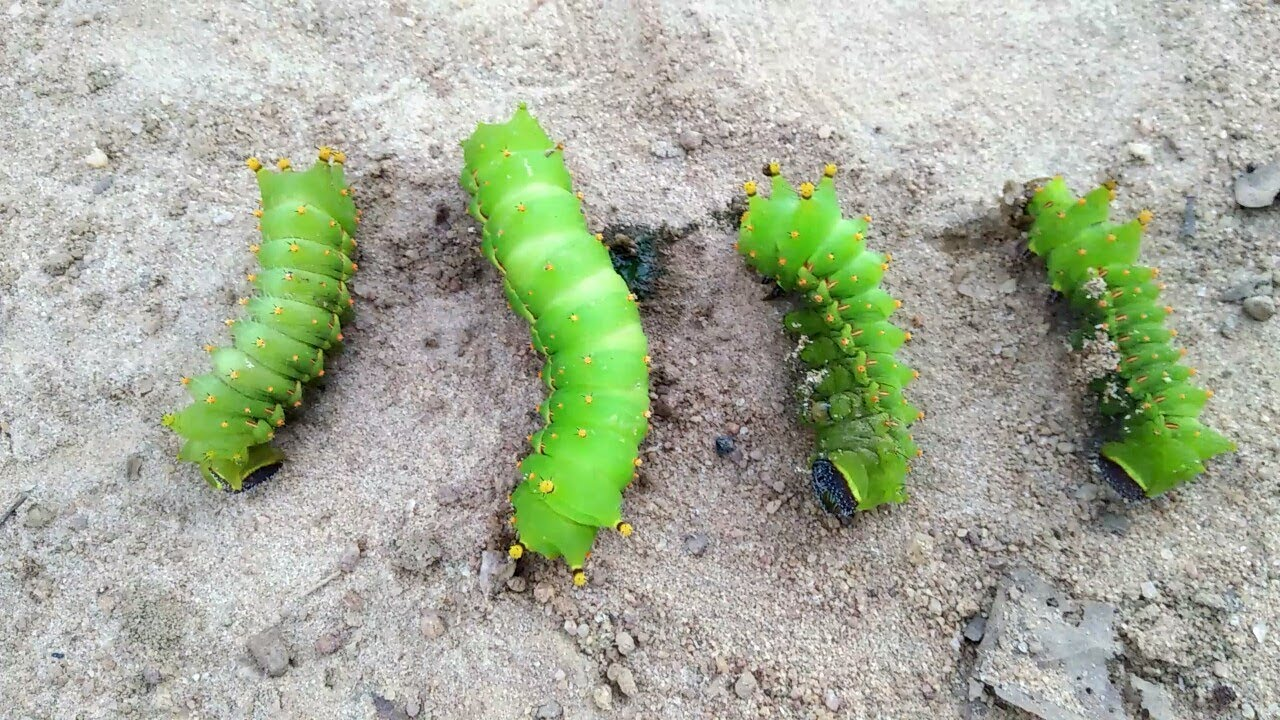
#> input picture img to img/con_sau.jpg, 1280 x 720 px
$ python main.py
#> lines starting #> are read from the running program, lines starting #| are printed output that depends on the picture; after the words box and inside, x2 and y2 are one past the last pixel; in counts of white or black regions, pixels touching at a corner belong together
import cv2
import numpy as np

# Đường dẫn đến tệp ảnh chứa con sâu
image_path = 'con_sau.jpg'

# Đọc ảnh từ đường dẫn
image = cv2.imread(image_path)
#> image is the input picture: shape (720, 1280, 3); mean B, G, R 154.7, 174.5, 167
image1 = cv2.imread(image_path)

# Chuyển đổi ảnh sang không gian màu HSV
hsv = cv2.cvtColor(image, cv2.COLOR_BGR2HSV)
#> hsv: shape (720, 1280, 3); mean H, S, V 48.1, 37.7, 177.7
cv2.imshow('Worm Detection Mark2', cv2.resize(hsv, (400, 200)))
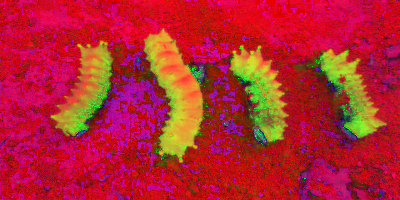
#> window 'Worm Detection Mark2': shape (200, 400, 3); mean B, G, R 48.2, 37.7, 177.5
cv2.waitKey(0)

# Đặt ngưỡng cho màu sâu
lower_green = np.array([25, 50, 50])
upper_green = np.array([85, 255, 255])

# Tạo ngưỡng binary
mask = cv2.inRange(hsv, lower_green, upper_green)
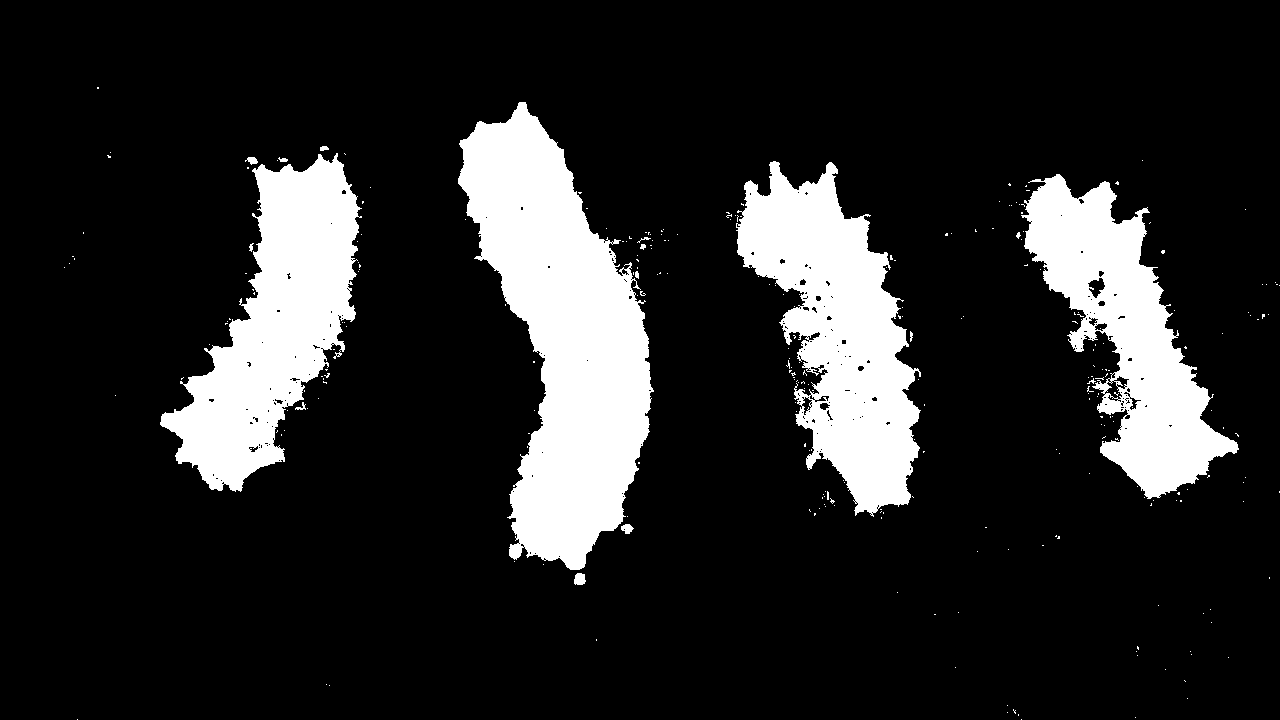
#> mask: shape (720, 1280); 15.6% white; 284 white regions (268 under 20 px), largest, box (x1, y1, x2, y2) and area: (458, 102, 654, 570) 48935, (736, 161, 921, 517) 33316, (160, 153, 362, 492) 31874

# Xử lý nhiễu
mask = cv2.medianBlur(mask, 5)
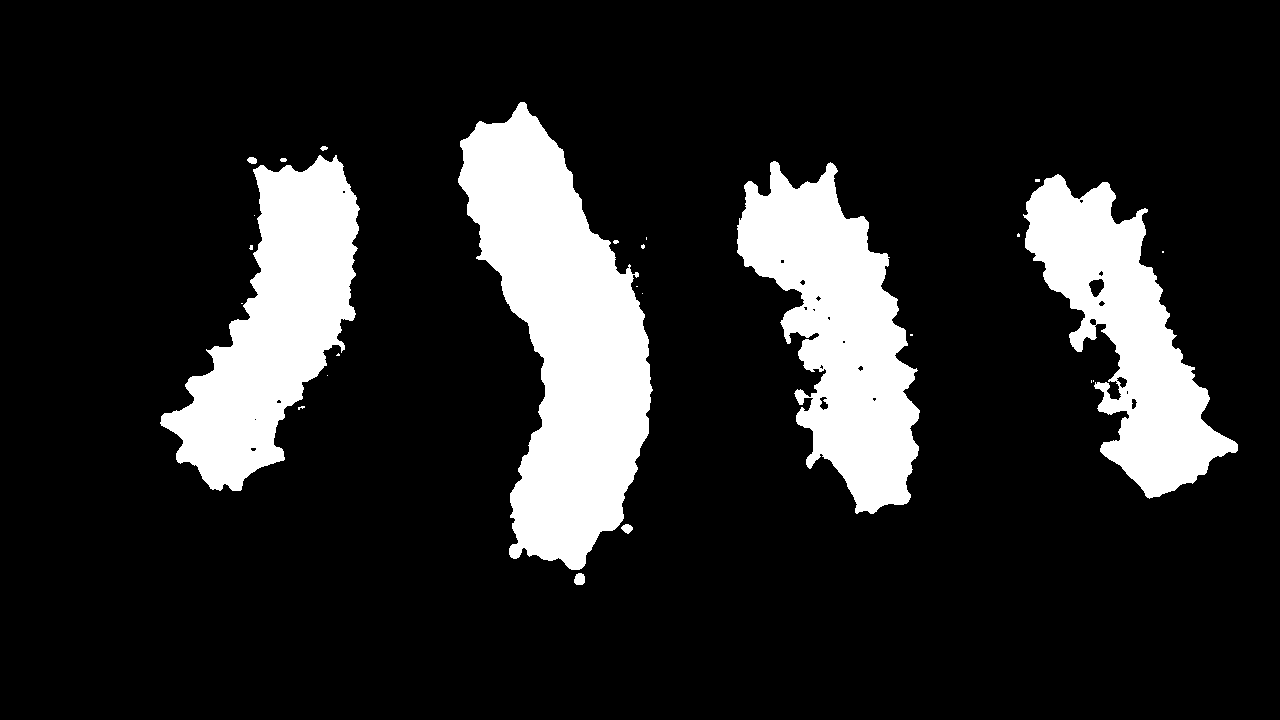
#> mask: shape (720, 1280); 15.5% white; 26 white regions (17 under 20 px)

# Tìm contours
contours, _ = cv2.findContours(
    mask, cv2.RETR_EXTERNAL, cv2.CHAIN_APPROX_SIMPLE)
#> contours = 26 contours, 19 with area under 20; largest, box (x1, y1, x2, y2) and area: (458, 102, 653, 570) 48357, (737, 161, 920, 514) 33103, (160, 155, 360, 491) 31525, (1023, 174, 1238, 499) 27956, (574, 573, 585, 585) 92, (621, 524, 633, 534) 66, (247, 157, 257, 164) 43

# Vẽ bounding box và xác định vùng con sâu
for contour in contours:
    area = cv2.contourArea(contour)
    if area > 100:  # Chỉ xem xét các vùng có diện tích đủ lớn
        x, y, w, h = cv2.boundingRect(contour)
        cv2.rectangle(image, (x, y), (x + w, y + h), (0, 255, 0), 2)
        cv2.putText(image, 'Con Sau', (x, y - 10),
                    cv2.FONT_HERSHEY_SIMPLEX, 0.5, (0, 255, 0), 2)
        M = cv2.moments(contour)
        if M["m00"] != 0:
            cX = int(M["m10"] / M["m00"])
            cY = int(M["m01"] / M["m00"])
            cv2.drawContours(image1, contours, -1, (0, 255, 0), 2)
#> this loop made 26 passes
#> (area, x, y, w, h, cX, cY) on passes 20, 21, 24, 26: (27956, 1023, 174, 215, 325, 1125, 334), (33103, 737, 161, 183, 353, 838, 332), (31525, 160, 155, 200, 336, 274, 324), (48357, 458, 102, 195, 468, 561, 337)
#> area on passes 1, 2, 23: 92.5, 66.5, 43
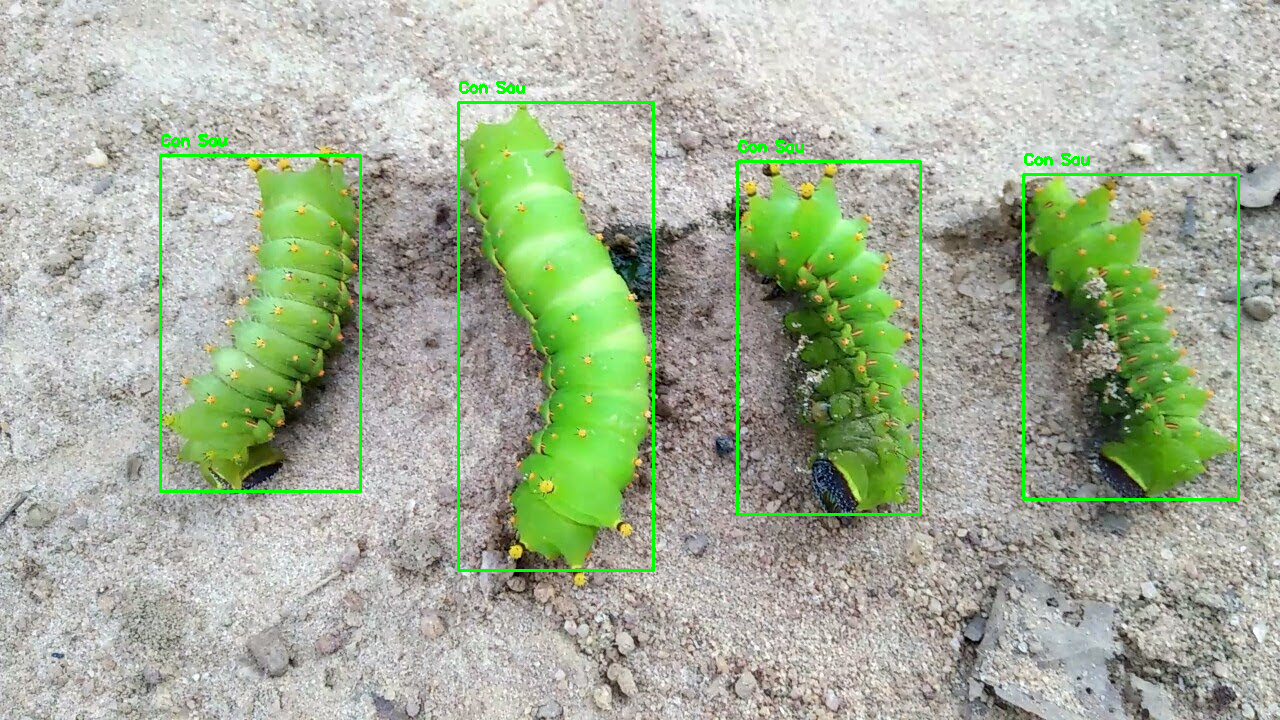
#> image: shape (720, 1280, 3); 1.66% of pixels changed, all inside (x1, y1, x2, y2) = (159, 81, 1240, 572)
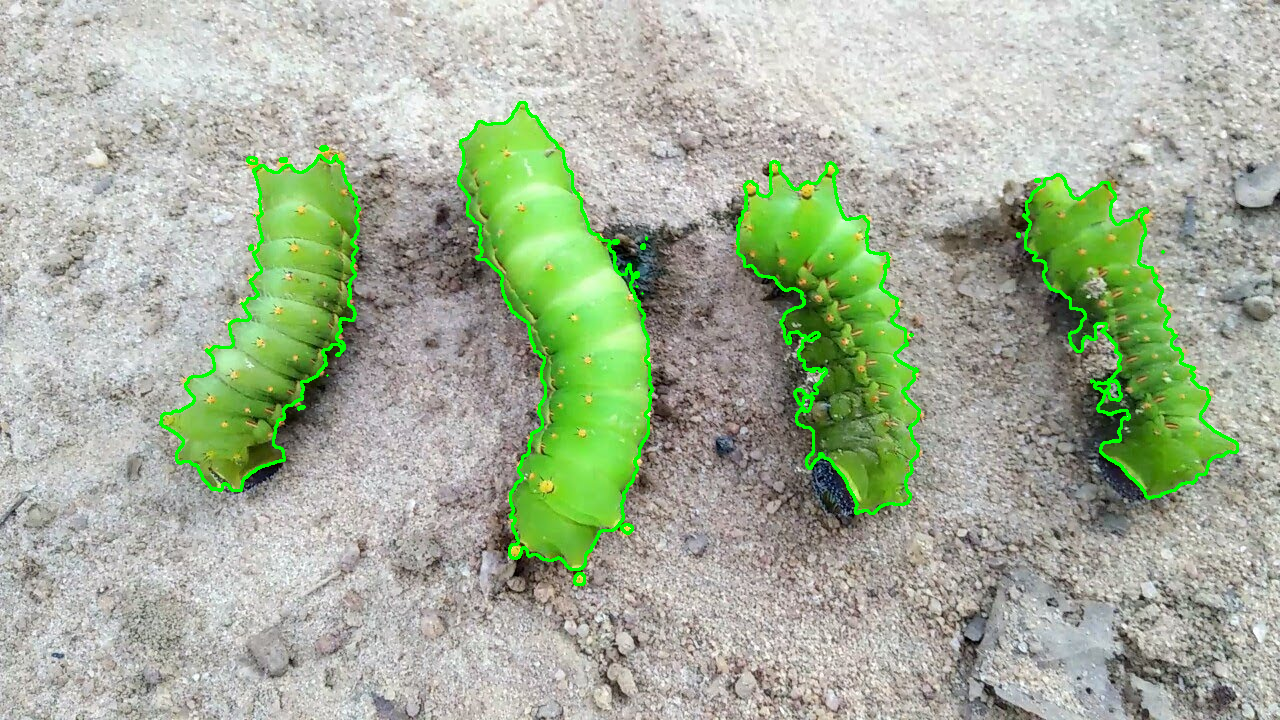
#> image1: shape (720, 1280, 3); 1.91% of pixels changed, all inside (x1, y1, x2, y2) = (159, 101, 1239, 586)


# Hiển thị hình ảnh
cv2.imshow('Worm Detection', cv2.resize(image, (400, 200)))
cv2.imshow('Worm Detection Mark1', cv2.resize(image1, (400, 200)))
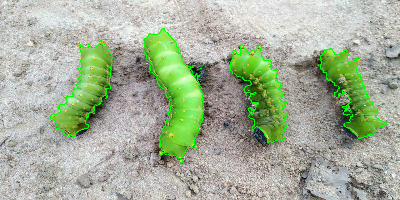
#> window 'Worm Detection Mark1': shape (200, 400, 3); mean B, G, R 152.7, 176.7, 164.5
cv2.imshow('Worm Detection Mark3', cv2.resize(mask, (400, 200)))
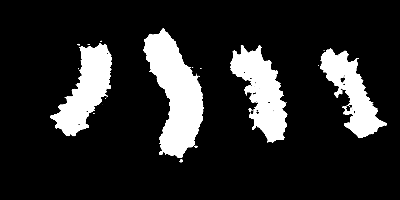
#> window 'Worm Detection Mark3': shape (200, 400); min 0, max 255, mean 39.6
cv2.waitKey(0)
cv2.destroyAllWindows()
